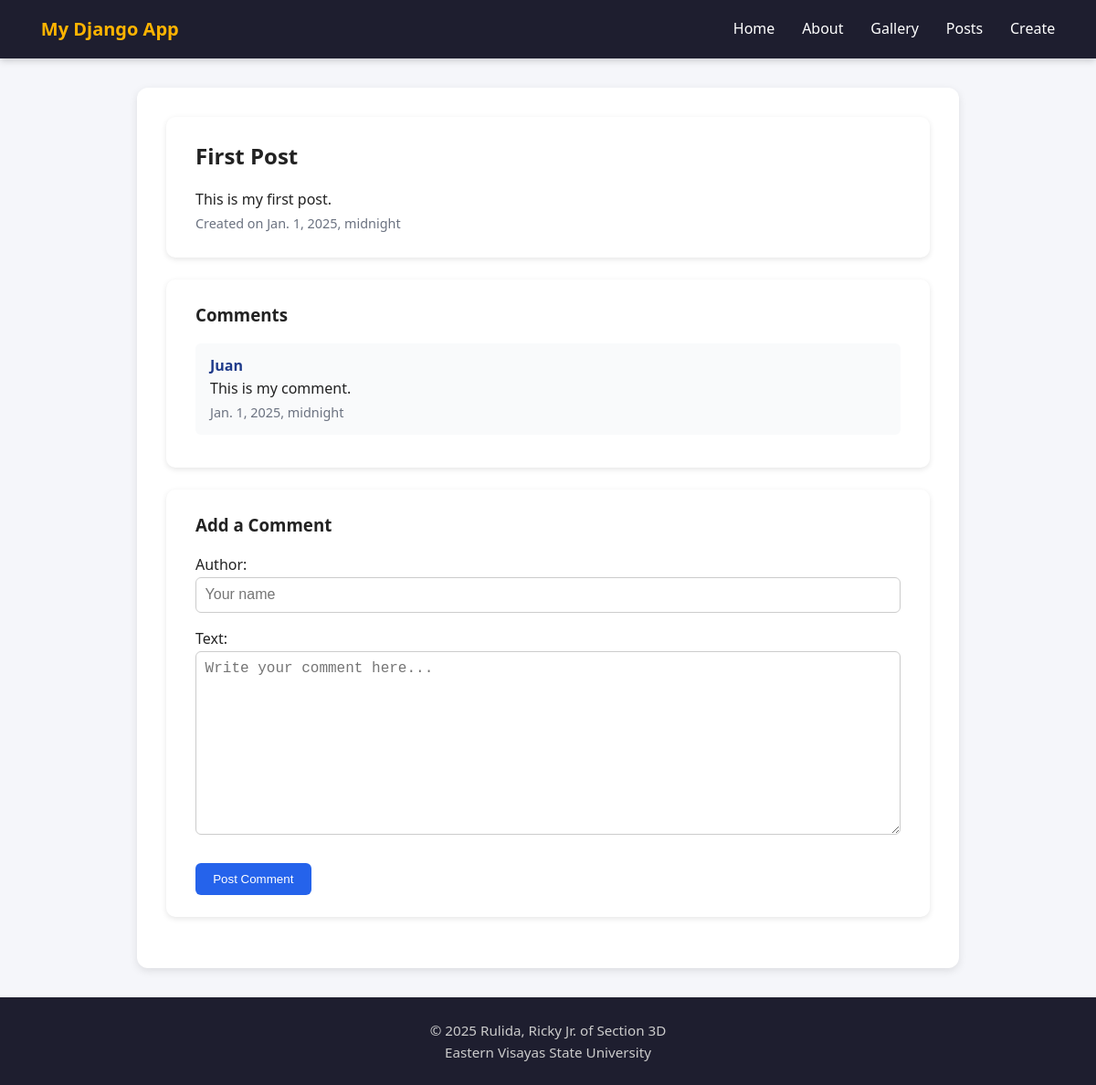
Before: /posts/1/view/ with the older database file.
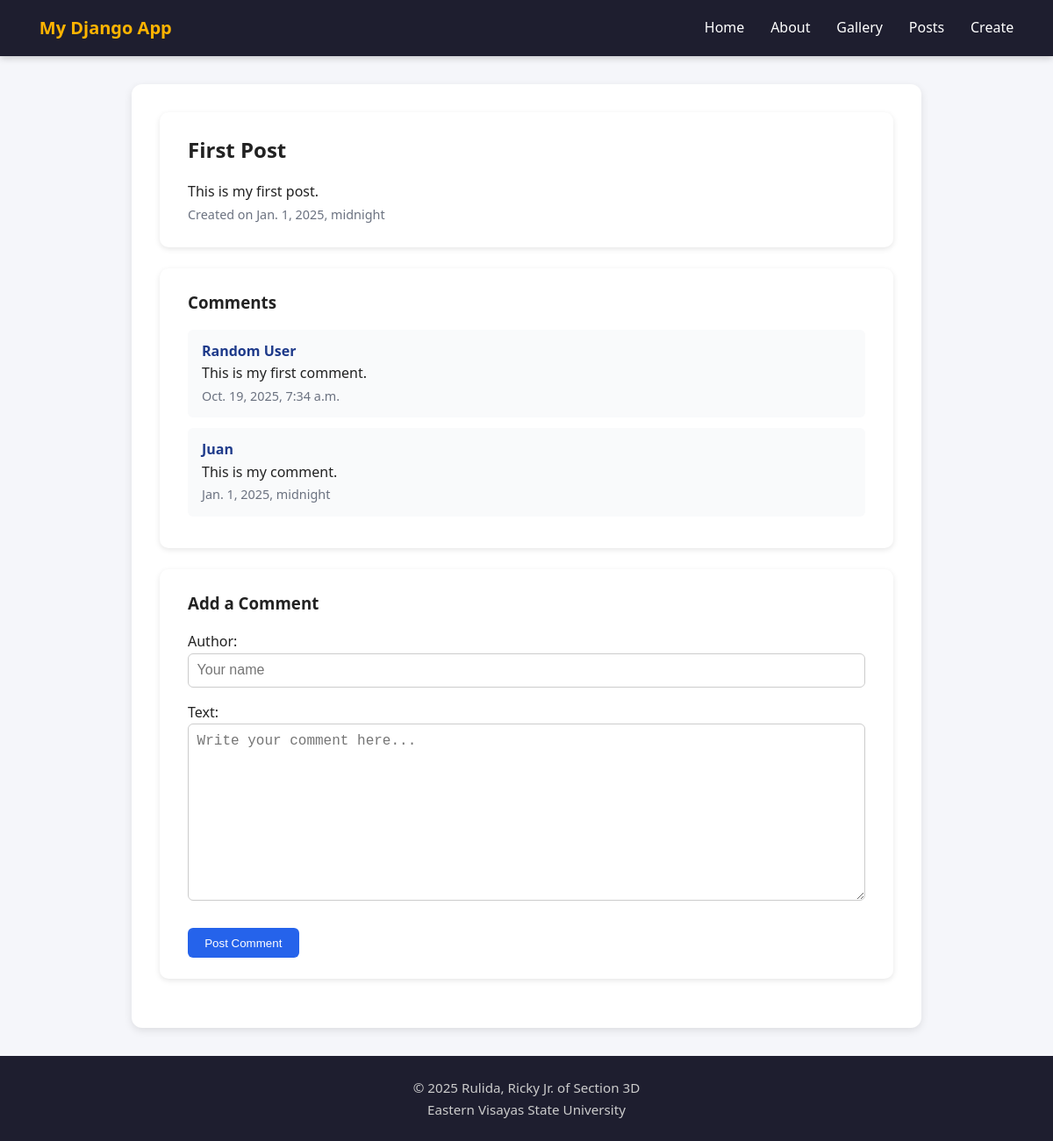
After: the same page with the newer database file.
### pages/models.py (models this page shows, shortened)
class Post(models.Model):
    title = models.CharField(max_length=100, validators=[MinLengthValidator(3)])
    body = models.TextField(validators=[MinLengthValidator(10)])
    created_at = models.DateTimeField(auto_now_add=True)
    class Meta:
        ordering = ['-created_at']
        constraints = [
            models.UniqueConstraint(fields=['title'], name='unique_post_title')
        ]

class Comment(models.Model):
    post = models.ForeignKey(Post, on_delete=models.CASCADE, related_name='comments')
    author = models.CharField(max_length=100)
    text = models.TextField()
    created_at = models.DateTimeField(auto_now_add=True)

### pages/views.py (the view)
# urls.py: path('posts/<int:pk>/view/', views.post_view, name='post_view'),
def post_view(request, pk):
    post = get_object_or_404(Post, pk=pk)
    comments = post.comments.all().order_by('-created_at')
    if request.method == 'POST':
        comment_form = CommentForm(request.POST)
        if comment_form.is_valid():
            new_comment = comment_form.save(commit=False)
            new_comment.post = post
            new_comment.save()
            messages.success(request, 'Your comment was added!')
            return redirect('post_view', pk=post.pk)
        else:
            messages.error(request, 'There was an error with your comment.')
    else:
        comment_form = CommentForm()
    return render(request, 'post_view.html', {
        'post': post,
        'comments': comments,
        'comment_form': comment_form,
    })

### pages/forms.py
class CommentForm(forms.ModelForm):
    class Meta:
        model = Comment
        fields = ['author', 'text']
        widgets = {
            'author': forms.TextInput(attrs={'placeholder': 'Your name'}),
            'text': forms.Textarea(attrs={'placeholder': 'Write your comment here...'}),
        }
        error_messages = {
            'author': {
                'required': 'Please enter your name.',
                'max_length': 'Name too long.',
            },
            'text': {
                'required': 'Comment text cannot be empty.',
            },
        }

### pages/templates/post_view.html (shortened to what this page needs)
{% extends 'base.html' %}
{% block content %}
<section class="card">
    <h1>{{ post.title }}</h1>
    <p>{{ post.body }}</p>
    <small class="muted">Created on {{ post.created_at }}</small>
</section>
<section class="card">
    <h3>Comments</h3>
    {% if comments %}
    {% for comment in comments %}
    <div class="comment">
        <strong>{{ comment.author }}</strong>
        <p>{{ comment.text }}</p>
        <small class="muted">{{ comment.created_at }}</small>
    </div>
    {% endfor %}
    {% else %}
    <p class="muted">No comments yet.</p>
    {% endif %}
</section>
<section class="card">
    <h3>Add a Comment</h3>
    <form method="post" class="styled-form" novalidate>
        {{ comment_form.as_p }}
        <button type="submit" class="btn btn-primary">Post Comment</button>
    </form>
</section>
{% endblock %}

### pages/templates/base.html (shortened to what this page needs)
<!DOCTYPE html>
<html lang="en">
<head>
    {% load static %}
    <link rel="stylesheet" href="{% static 'css/style.css' %}">
</head>
<body>
    <header>
        <nav class="navbar">
            <div class="nav-brand"><a href="{% url 'home' %}">My Django App</a></div>
            <div class="nav-links">
                <a href="{% url 'home' %}">Home</a>
                <a href="{% url 'about' %}">About</a>
                <a href="{% url 'gallery' %}">Gallery</a>
                <a href="{% url 'post_list' %}">Posts</a>
                <a href="{% url 'post_create' %}">Create</a>
            </div>
        </nav>
    </header>
    <main class="container">
        {% block content %}{% endblock %}
    </main>
    <footer>
        <p>&copy; 2025 Rulida, Ricky Jr. of Section 3D</p>
        <p>Eastern Visayas State University</p>
    </footer>
</body>
</html>

### pages/static/css/style.css (style rules this page uses)
* { box-sizing: border-box; margin: 0; padding: 0; }
body { font-family: "Segoe UI", Roboto, system-ui, sans-serif; line-height: 1.6; background: #f5f6fa; color: #222; margin: 0; }
header { background: #1e1e2f; color: #fff; padding: 1rem 2rem; box-shadow: 0 2px 8px rgba(0, 0, 0, 0.2); }
.navbar { display: flex; justify-content: space-between; align-items: center; }
.navbar a { color: #fff; text-decoration: none; margin: 0 0.8rem; font-weight: 500; transition: color 0.3s ease; }
.nav-brand a { font-weight: bold; font-size: 1.25rem; color: #ffb400; text-decoration: none; }
.container { max-width: 900px; margin: 2rem auto; background: #fff; padding: 2rem; border-radius: 12px; box-shadow: 0 3px 10px rgba(0,0,0,0.1); }
.card { background: white; border-radius: 10px; padding: 1.5rem 2rem; margin-bottom: 1.5rem; box-shadow: 0 2px 6px rgba(0,0,0,0.1); }
h1, h2, h3 { color: #222; margin-bottom: 1rem; }
.muted { color: #6b7280; font-size: 0.9em; }
button, .btn { display: inline-block; padding: 0.6rem 1.2rem; background: #ffb400; color: #000; border: none; border-radius: 6px; cursor: pointer; text-decoration: none; font-weight: 500; transition: background 0.3s ease; }
.btn-primary { background: #2563eb; color: #fff; }
.comment { background: #f9fafb; padding: 0.75rem 1rem; border-radius: 6px; margin-bottom: 0.75rem; }
.comment strong { color: #1e3a8a; }
.styled-form input[type=text], .styled-form textarea, .styled-form input[type=email] { width: 100%; padding: 0.6rem; margin-bottom: 1rem; border: 1px solid #ccc; border-radius: 6px; font-size: 1rem; }
.styled-form textarea { min-height: 100px; resize: vertical; }
.styled-form button { margin-top: 0.5rem; }
footer { text-align: center; padding: 1.5rem 0; margin-top: 2rem; background: #1e1e2f; color: #ccc; font-size: 0.95rem; }

Changed rows visible on the page:
added Comment: author "Random User", text "This is my first comment.", created_at "Oct. 19, 2025, 7:34 a.m."
